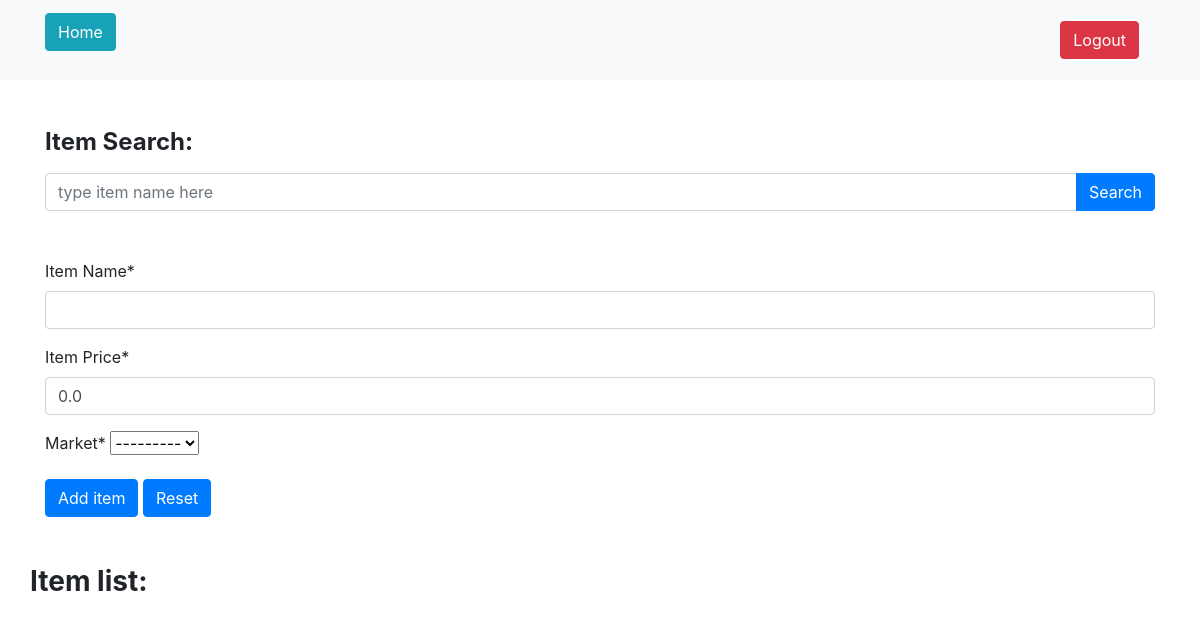
/createItem (signed in), run on an earlier commit of the app's database.
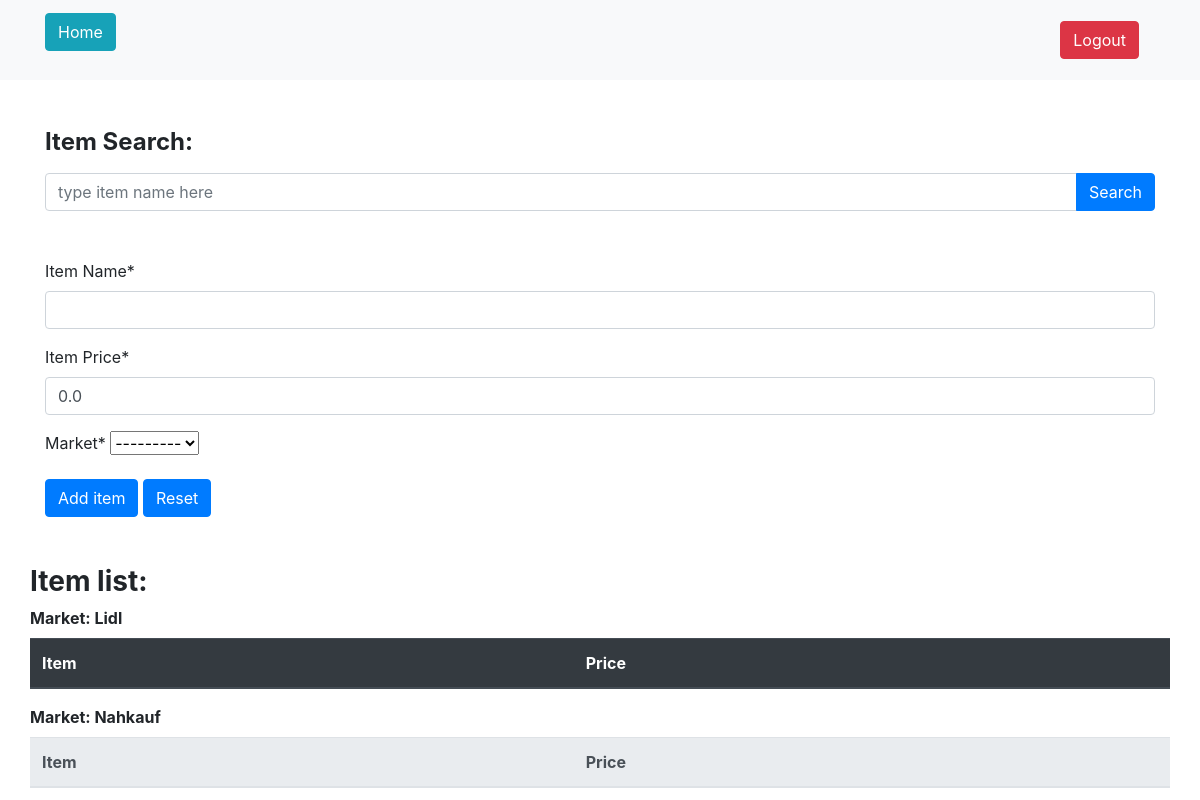
And on a later commit of the database.
### calculator/models.py (models this page shows)
class MarketCreatedModel(models.Model):
    name = models.CharField(max_length=100, null=True)
    distance = models.IntegerField(null=True)
    favorite = models.BooleanField(null=True)
    user_id = models.ForeignKey(User, null=True, on_delete=models.CASCADE)
    def __str__(self):
        return f'{self.name.title()}'

### calculator/views.py (the view, shortened to what this page needs)
# urls.py: path('createItem', views.CreateItemView.as_view(), name='create_item'),
@method_decorator(login_required, name='dispatch')
class CreateItemView(View):
    template_name = 'itemCreation.html'
    form_class = createNewItemForm
    context = {}
    def get_context_data(self, **kwargs):
        list_of_markets = []
        list_of_items = {}
        try:
            list_of_markets = MarketCreatedModel.objects.filter(
                user_id=self.request.user.id)
            for index, market in enumerate(list_of_markets):
                list_of_items[market.name] = ItemCreatedModel.objects.filter(
                    market_id=list_of_markets[index].id)
        except IndexError:
            pass
        self.context['list_of_markets'] = list_of_markets
        self.context['list_of_items'] = list_of_items
        return self.context
    def get(self, request, *args, **kwargs):
        form = self.form_class(request.user, initial={'price': 0.00})
        context = self.get_context_data()
        context['form'] = form
        return render(request, self.template_name, context=context)

### calculator/forms.py
class createNewItemForm(forms.ModelForm):
    class Meta:
        model = ItemCreatedModel
        fields = ('name', 'price', 'market_id')
        labels = {
            'name': 'Item Name',
            'price': 'Item Price',
            'market_id': 'Market',
        }
    def __init__(self, user, *args, **kwargs):
        super(createNewItemForm, self).__init__(*args, **kwargs)
        self.fields['market_id'].queryset = MarketCreatedModel.objects.filter(
            user_id=user.id)
        self.fields['price'].widget.attrs['min'] = 0

### calculator/templates/itemCreation.html (shortened to what this page needs)
{% extends "base.html" %}
{% load crispy_forms_tags %}
{% block content %}
    <div class="container mt-5">
        <label for="itemSearch">
            <h4>
                <strong>Item Search:</strong>
            </h4>
        </label>
        <div class="input-group">
            <input type="text"
                   class="form-control"
                   placeholder="type item name here"
                   aria-label="Item name to be searched on Item database"
                   aria-describedby="button-addon4">
            <div class="input-group-append" id="button-addon4">
                <button class="btn btn-primary" type="button">Search</button>
            </div>
        </div>
    </div>
    <div class="container mt-5">
        <div class="row">
          <div class="col-md-12"
            <form method="POST">
                {{ form|crispy }}
                <button class="btn btn-primary" type="submit" name='saveItem'>Add item</button>
                <button class="btn btn-primary" type="submit" name='resetItem'>Reset</button>
          </div>
        </div>
      </div>
    <div class="container mt-5">
        <div class="row">
            <h3>
                <strong>Item list:</strong>
            </h3>
    </div>
    <div class="row">
        {% for market in list_of_markets %}
            <table class="table">
                {% if not forloop.counter|divisibleby:2 %}
                    <thead class="thead-dark">
                        <label for="itemListMarket">
                            <strong>Market: {{ market.name|title }}</strong>
                        </label>
                        <tr>
                            <th scope="col">Item</th>
                            <th scope="col">Price</th>
                        </tr>
                    </thead>
                </table>
            {% else %}
                <thead class="thead-light">
                    <label for="itemListMarket">
                        <strong>Market: {{ market.name|title }}</strong>
                    </label>
                    <tr>
                        <th scope="col">Item</th>
                        <th scope="col">Price</th>
                    </tr>
                </thead>
            </table>
        {% endif %}
    {% endfor %}
</div>
{% endblock content %}

What changed in the data, as far as the page shows it:
added MarketCreatedModel: name "Lidl"
added MarketCreatedModel: name "Nahkauf"
